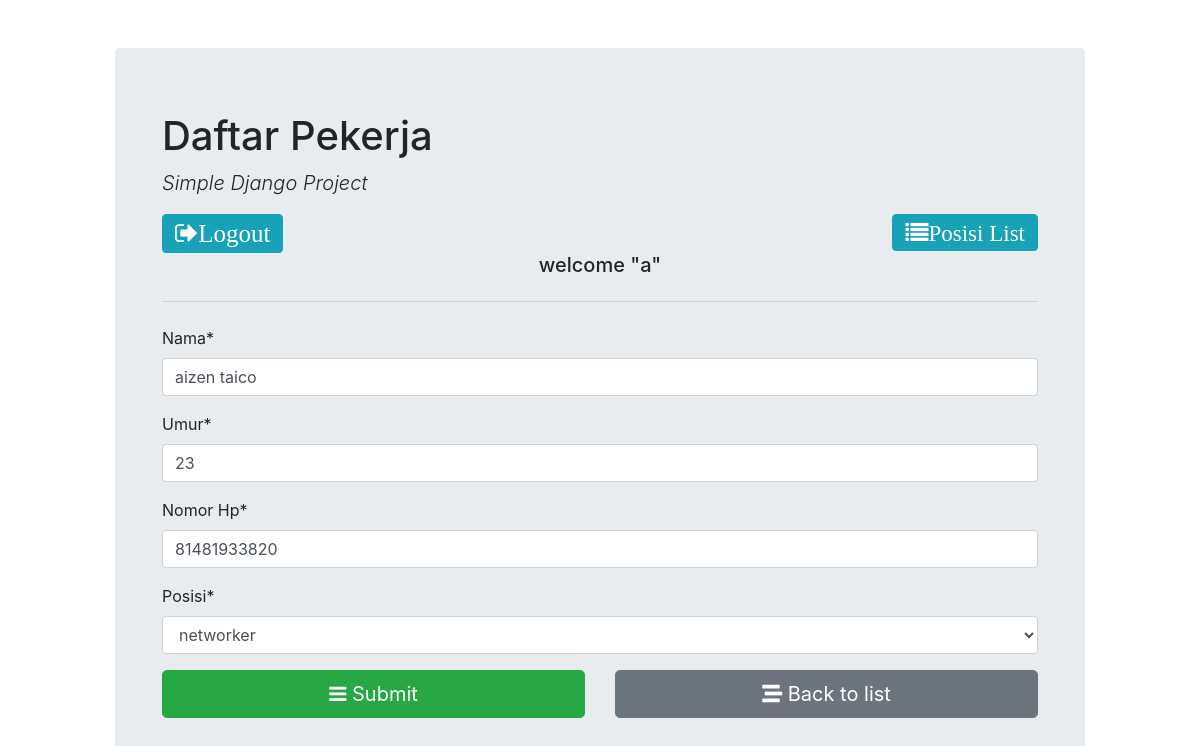
The page /pekerja/15/ (signed in) on the database as committed earlier.
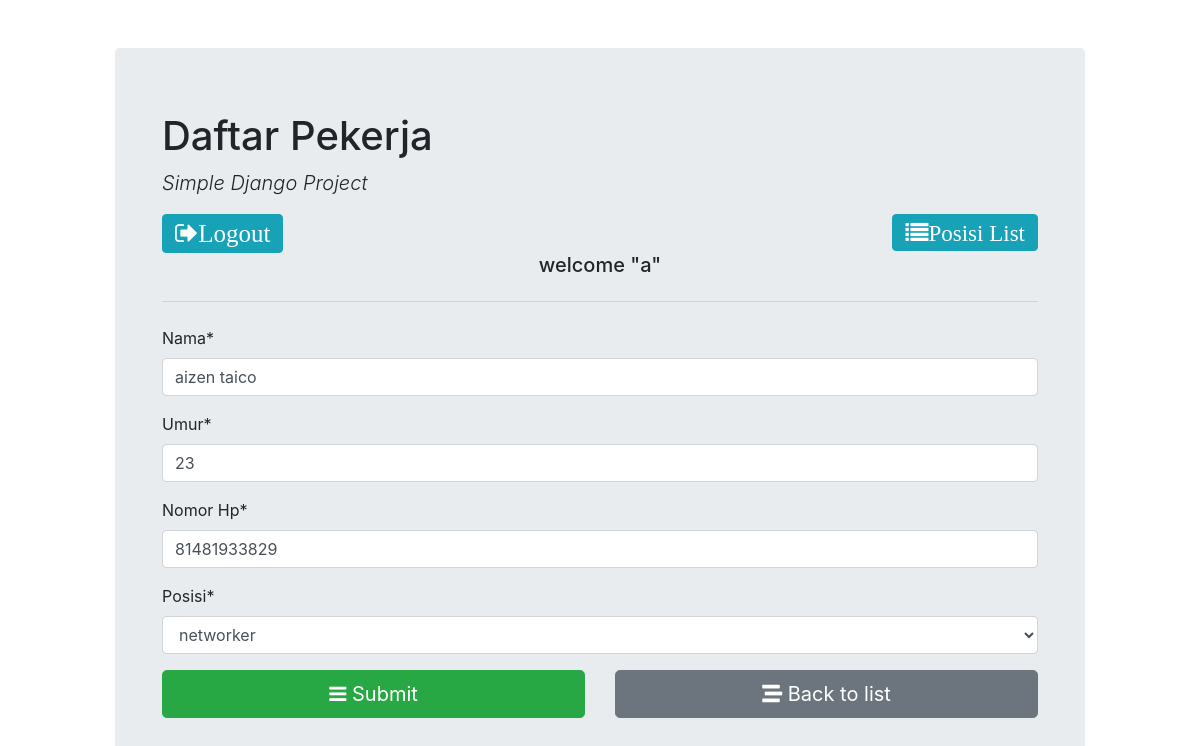
The same page on the database as committed later.
### src/models.py (models this page shows, shortened)
class Pegawai(models.Model):
    nama = models.CharField(max_length=50)
    umur = models.IntegerField()
    nomor_hp = models.IntegerField()
    posisi = models.ForeignKey(Posisi, on_delete=models.CASCADE)

### src/views.py (the view, shortened to what this page needs)
@login_required
def pekerja_form (request, id=0):
    if request.method =="GET":
        if id ==0:
            form = PegawaiForm()
        else:
            pegawai = Pegawai.objects.get(pk=id)
            form = PegawaiForm (instance=pegawai)
        return render (request, 'daftar_pegawai/pegawai_form.html', {'form': form })

### src/forms.py (shortened to what this page needs)
class PegawaiForm(forms.ModelForm):
    class Meta:
        model = Pegawai
        fields = ('nama','umur', 'nomor_hp', 'posisi')
        labels = {
            'nama ': 'Nama',
            'umur': 'Umur',
            'nomor_hp': 'Nomor Hp',
        }

### src/models.py (called while the page is built)
    def __str__(self):
        return self.title

### src/templates/daftar_pegawai/pegawai_form.html (shortened to what this page needs)
{% extends "daftar_pegawai/base.html" %}
{% load crispy_forms_tags %}
{% block content %}
<form action="" method="post" autocomplete="off">
    {{form.nama|as_crispy_field}}
    {{form.umur|as_crispy_field}}
    {{form.nomor_hp|as_crispy_field}}
    {{form.posisi|as_crispy_field}}
    <div class="row">
        <div class="col-md-6">
            <button type="submit" class="btn btn-success btn-block btn-lg"><i class="fa fa-bars"></i>
                Submit</button>
        </div>
        <div class="col-md-6">
             <a href="{% url 'pekerja_list' %}" class="btn btn-secondary btn-block btn-lg">
                 <i class="fas fa-stream"></i> Back to list
            </a>
        </div>
    </div>
</form>
{% endblock content %}

Rows that differ between the two databases and show on the page:
changed Pegawai "aizen taico": nomor_hp "81481933820" → "81481933829"
